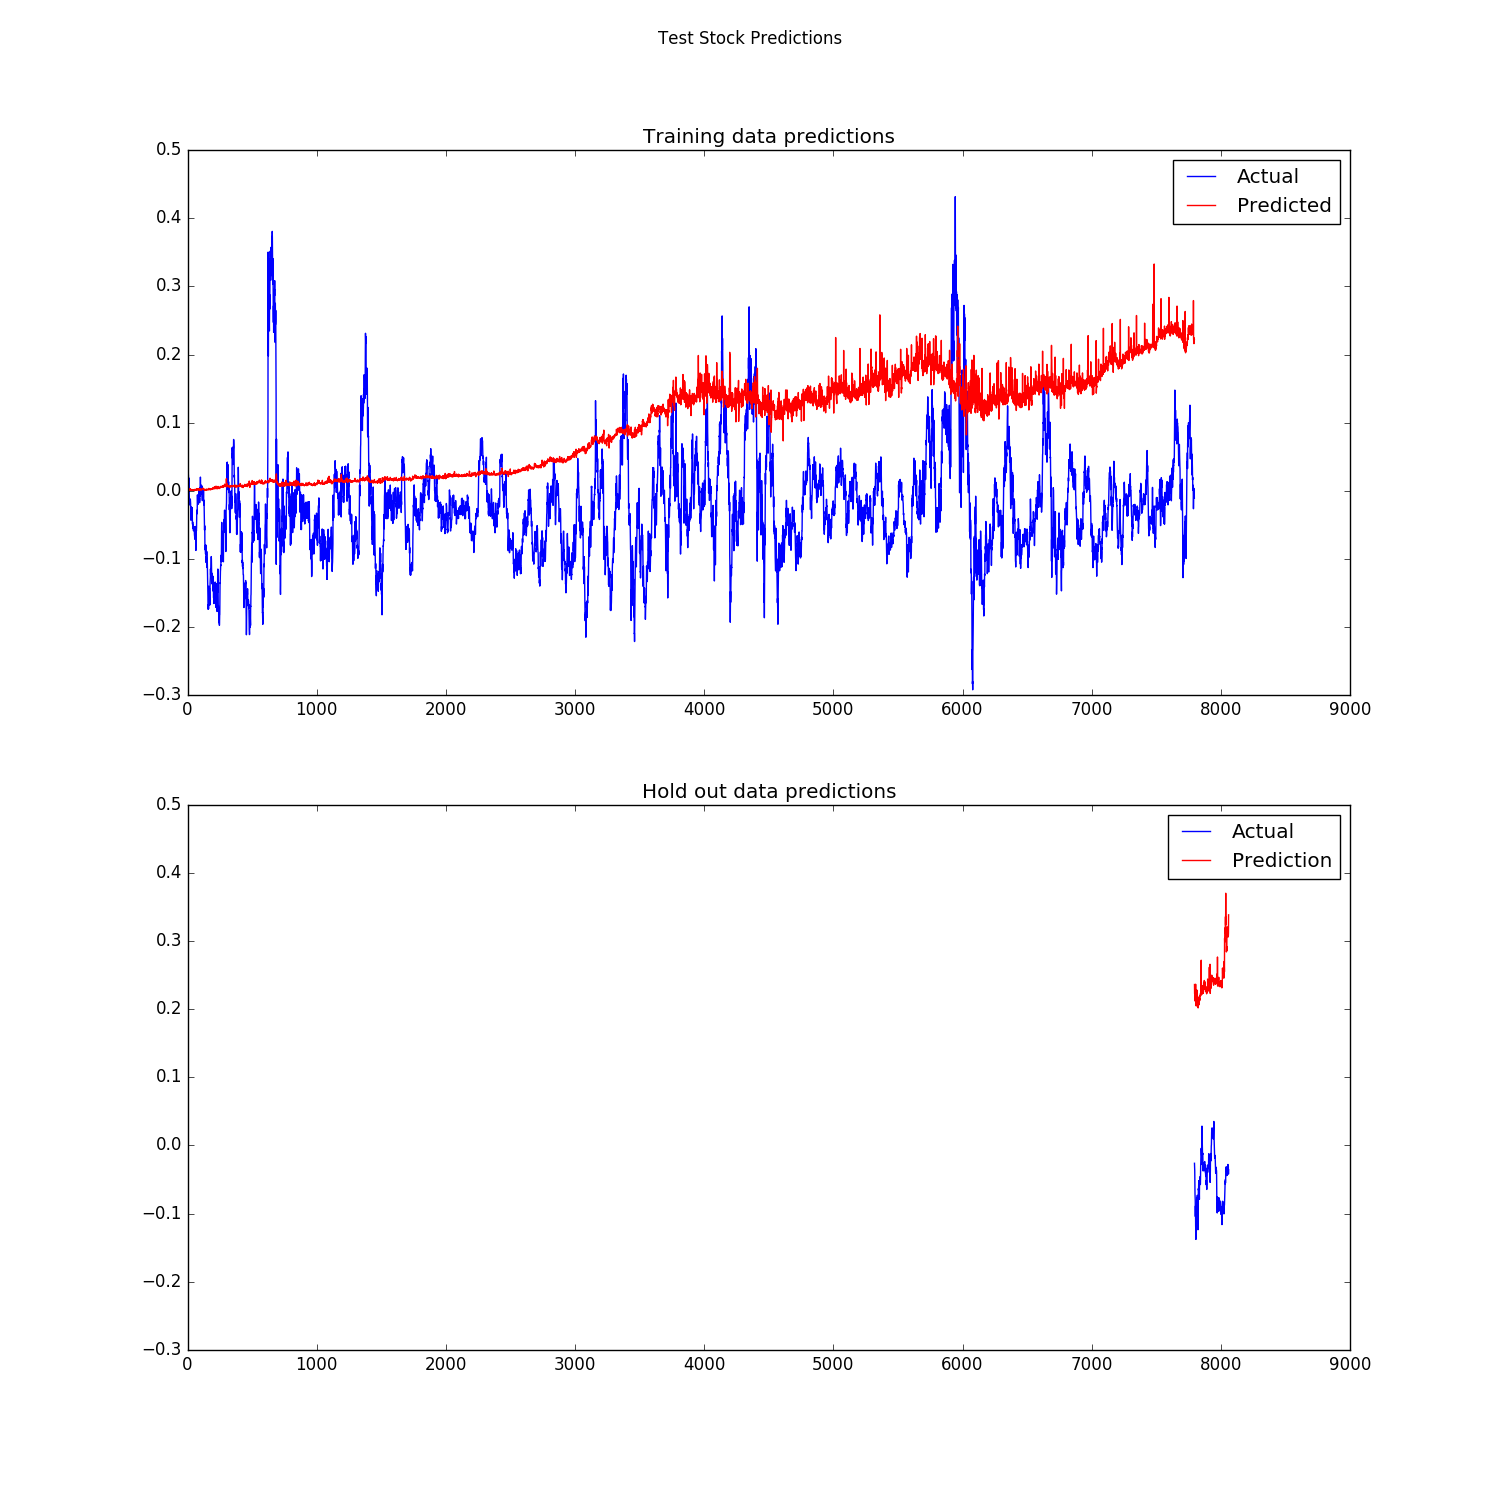

Python code for this plot:
# http://github.com/timestocome


# Attempt to use velocity, acceleration, momentum, energy, force, hooke's law
# to predict changes 1 week, month, quarter into the future
# This regression only uses data from the index itself


import pandas as pd
import numpy as np
import matplotlib.pyplot as plt 
import tensorflow as tf 


# pandas display options
pd.options.display.max_rows = 100
pd.options.display.max_columns = 25
pd.options.display.width = 1000


one_day = 1
one_week = 5
one_month = 21
one_quarter = 63


learning_rate = 0.01
training_epochs = 2



# read in file
def read_data(file_name):

    stock = pd.read_csv(file_name, parse_dates=True, index_col=0)        # 31747 days of data 
    n_samples = len(stock)

    
    # want to predict future gain/loss, these are the target values using in training the model
    stock['next_week'] = np.log( stock['Close'] / stock['Close'].shift(one_week) )
    stock['next_month'] = np.log( stock['Close'] / stock['Close'].shift(one_month) )
    stock['next_quarter'] = np.log( stock['Close'] / stock['Close'].shift(one_quarter) )
    

    # scale
    stock['Open'] = (stock['Open'] - stock['Open'].min()) / stock['Open'].max()

   
    # add in useful things
    stock['Velocity'] = stock['Open'] - stock['Open'].shift(1)
    stock['Acceleration'] = stock['Velocity'] - stock['Velocity'].shift(1)
    stock['Momentum'] = stock['Open'] * stock['Velocity']
    stock['Energy'] = stock['Open'] * stock['Velocity'] * stock['Velocity']
    stock['Force'] = stock['Open'] * stock['Acceleration']
    stock['Elastic'] = stock['Open'] * stock['Open']

    stock['VelocityAbs'] = stock['Velocity'].abs()
    stock['AccelerationAbs'] = stock['Acceleration'].abs()
    stock['MomentumAbs'] = stock['Momentum'].abs()
    stock['EnergyAbs'] = stock['Energy'].abs()
    stock['ForceAbs'] = stock['Force'].abs()
    stock['ElasticAbs'] = stock['Elastic'].abs()


    # scale volume
    stock['Volume'] = (stock['Volume'] - stock['Volume'].min()) / stock['Volume'].max()


    # ditch samples with NAN values
    stock = stock.dropna(axis=0)


    # flip order from newest to oldest to oldest to newest
    stock = stock.iloc[::-1]

    # shuffle data
    #stock = stock.sample(frac=1)


    # split data set into training and holdout
    # hold out all dates > 1/1/2017
    hold_out_stock = stock.loc[stock.index > '01-01-2016']

    # test and train on 1/1/85-12/31/2016
    train_stock = stock.loc[stock.index > '01-01-1985']
    train_stock = stock.loc[stock.index < '12-31-2015']



    # all stock is needed to walk back dates for testing hold out data
    return stock, train_stock, hold_out_stock



#############################################################################################
#############################################################################################
# split into train, test, predict

print("Training scores:")

print("DJIA")
dj_stock, dj_train, dj_hold_out = read_data('data/djia.csv')

print("S&P")
sp_stock, sp_train, sp_hold_out = read_data('data/S&P.csv')

print("Russell")
r_stock, r_train, r_hold_out = read_data('data/Russell2000.csv')

print("NASDAQ")
n_stock, n_train, n_hold_out = read_data('data/nasdaq.csv')

#############################################################################################
# check correlations
def check_features():
    print("****************   Correlations ********************************")

    features = ['Open', 'Volume', 'next_week', 'next_month', 'next_quarter', 'Velocity', 'Momentum', 'Energy', 'Elastic', 'VelocityAbs', 'AccelerationAbs', 'MomentumAbs', 'EnergyAbs', 'ForceAbs', 'ElasticAbs']

    #features = ['Open', 'Volume', 'Energy', 'Elastic', 'VelocityAbs', 'AccelerationAbs', 'MomentumAbs', 'EnergyAbs', 'ForceAbs', 'ElasticAbs']
    correlations = dj_stock[features].corr()

    print(correlations[['Open', 'next_week', 'next_month', 'next_quarter']])



# ditch features that don't effect the future prices
check_features()








# use correlations function below to find good features
features = ['Open', 'Volume', 'Velocity', 'Acceleration', 'Momentum', 'Energy', 'Force', 'Elastic', 'VelocityAbs', 'AccelerationAbs', 'MomentumAbs', 'EnergyAbs', 'ForceAbs', 'ElasticAbs']
features = ['Open', 'Elastic', 'AccelerationAbs', 'Volume']

target = ['next_quarter']       # next_week, next_month, next_quarter

# convert current training set to numpy array
x_train = dj_train.as_matrix(columns=[features])
y_train = dj_train.as_matrix(columns=[target])
n_features = len(features)
n_out = 1
n_samples = len(y_train)

X = tf.placeholder('float')
Y = tf.placeholder('float')

def model(X, w):
    return tf.multiply(X, w)

w = tf.Variable(tf.random_normal([n_features, n_out]),  name='weights')
y_model = model(X, w)
cost = tf.square(Y - y_model)
predict = tf.nn.relu(tf.multiply(w, X))

train_op = tf.train.GradientDescentOptimizer(learning_rate).minimize(cost)

sess = tf.Session()
init = tf.global_variables_initializer()
sess.run(init)


for epoch in range(training_epochs):
    for (x, y) in zip(x_train, y_train):
        sess.run(train_op, feed_dict={X: x, Y: y})


w_value = sess.run(w)

sess.close()


################################################
# plot training data
################################################
plt.figure(figsize=(15,15))

plt.suptitle("Test Stock Predictions")

ax1 = plt.subplot(211)
ax1.plot(y_train, 'b', label='Actual')

y_learned = np.empty([n_samples])
i = 0
for x in x_train:

    y_learned[i] = (x * w_value).sum()
    i += 1

ax1.plot(y_learned, 'r', label='Predicted')
ax1.set_title("Training data predictions")
ax1.legend(loc='best')

#############################################
# plot hold out data
##############################################
x_test = dj_hold_out.as_matrix(columns=[features])
y_test = dj_hold_out.as_matrix(columns=[target])

z = range(len(y_learned), len(y_learned)+len(y_test))

ax2 = plt.subplot(212, sharex=ax1, sharey=ax1)
ax2.plot(z, y_test, 'b', label='Actual')

y_predicted = np.empty([len(y_test)])
i = 0
for x in x_test:
    y_predicted[i] = (x * w_value).sum()
    i += 1

ax2.plot(z, y_predicted, 'r', label='Prediction')

ax2.set_title("Hold out data predictions")
ax2.legend(loc='best')

plt.savefig('LinearRegression_Change.png')

plt.show()

print(len(dj_hold_out))


